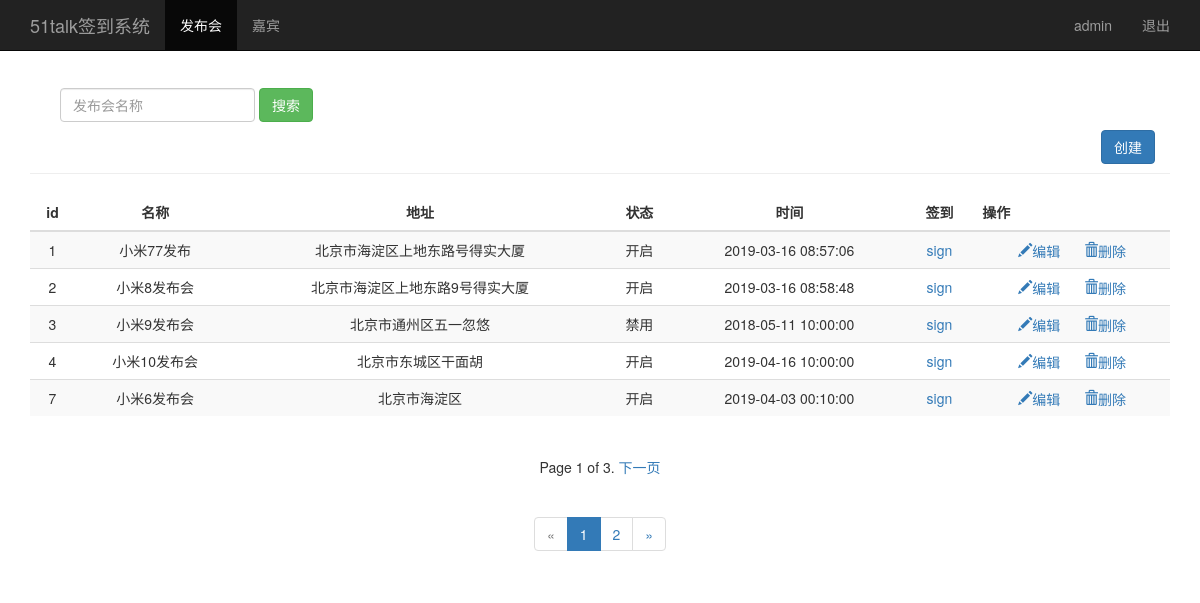
The page /event_manage/ (signed in) on the database its author committed.
### sign/models.py (models this page shows, shortened)
class Event(models.Model):
    name = models.CharField("发布会名称",max_length=100)
    limit = models.IntegerField("发布会人数")
    status = models.BooleanField("发布会状态")
    address = models.CharField("发布会地址",max_length=200)
    start_time = models.DateTimeField("发布会时间")
    create_time = models.DateTimeField(auto_now=True)
    class Meta:
        ordering = ['-id']

### sign/views.py (the view)
# urls.py: path('event_manage/',views.event_manage),
@login_required
def event_manage(request):
    username = request.session.get('user','')
    events = Event.objects.order_by('id') #按照id升序
    paginator = Paginator(events,5)
    paginator_count = paginator.count
    paginator_num_pages = paginator.num_pages
    l1 = []
    for n1 in range (1,paginator_num_pages+1):
        l1.append(n1)
    page = request.GET.get('page')
    try:
        contacts = paginator.page(page)
        print ("contacts---------->1",contacts)
    except PageNotAnInteger:
        contacts = paginator.page(1)
        print ("contacts---------->2",contacts)
    except EmptyPage:
        contacts = paginator.page(paginator.num_pages)
        print ("contacts---------->3",contacts)
    print("contacts---------->4", contacts)
    return render(request,"event_manage.html",{"user":username,"events":contacts,
                                               "type":"list","search_result":"result_data",
                                               "nums":l1,"page":page})

### sign/templates/event_manage.html (shortened to what this page needs)
<!DOCTYPE html>
<html lang="zh-CN">
  <head>
      {% load bootstrap3 %}
      {% bootstrap_css %}
  </head>
<body>
      <nav class="navbar navbar-fixed-top navbar-inverse">
          <div class="container">
              <div class="navbar-header">
                  <a class="navbar-brand" href="/event_manage/">51talk签到系统</a>
              </div>
              <div id="navbar" class="collapse navbar-collapse">
                  <ul class="nav navbar-nav">
                      <li class="active">
                        <a href="/event_manage/">发布会</a>
                      </li>
                      <li>
                        <a href="/guest_manage/">嘉宾</a>
                      </li>
                  </ul>
                  <ul class="nav navbar-nav navbar-right">
                      <li>
                        <a href="#">{{ user }}</a>
                      </li>
                      <li>
                        <a href="/logout/">退出</a>
                      </li>
                  </ul>
              </div>
          </div>
      </nav>
      {% if type == "list" %}
      <div class="container theme-showcase" role="main">
          <div class="page-header" style="margin-top: 80px;">
               <div id="navbar1" class="navbar-collapse collapse">
                  <form class="navbar-form" method="get" action="/search_name/">
                      <div class="form-group">
                          <input name="name" type="tel" placeholder="发布会名称" class="form-control">
                      </div>
                      <button type="submit" class="btn btn-success">搜索</button>
                  </form>
                  <button class="btn btn-primary" name="submit" style="float:right;"
                          onclick="location.href='/event_manage/add_event/'">创建
                  </button>
               </div>
          </div>
          <div class="row">
              <div class="col-md-6" style="width:1170px;">
                  <table class="table table-striped" style="text-align:center">
                      <thead>
                          <tr>
                              <th style="text-align:center;vertical-align: middle">id</th>
                              <th style="text-align:center;vertical-align: middle">名称</th>
                              <th style="text-align:center;vertical-align: middle">地址</th>
                              <th style="text-align:center;vertical-align: middle">状态</th>
                              <th style="text-align:center;vertical-align: middle">时间</th>
                              <th style="text-align:center;vertical-align: middle">签到</th>
                              <th style="align:le">操作</th>
                          </tr>
                      </thead>
                      <tbody>
                          {% for event in events %}
                          <tr>
                              <td>{{ event.id}}</td>
                              <td>{{ event.name}}</td>
                              <td>{{ event.address}}</td>
                              <td>{% if event.status == True %}
                                  <span>开启</span>
                                  {% elif event.status == False %}
                                  <span>禁用</span>
                                  {% endif %}
                              </td>
                              <td>{{ event.start_time | date:"Y-m-d H:i:s" }}</td>
                              <td><a href="/sign_index/{{ event.id }}/" target="{{ event.id }}_blank">sign</a></td>
                              <td>
                                  <a href="/event_manage/edit_event/{{ event.id }}/">
                                      <i class="glyphicon glyphicon-pencil">编辑</i>
                                  </a>
                                  <a href="#" style="margin-left:20px;">
                                      <i class="glyphicon glyphicon-trash">删除</i>
                                  </a>
                              </td>
                          </tr>
                          {% endfor %}
                      </tbody>
                  </table>
              </div>
          </div>
     </div>
     {% endif %}
      <div class="container-fluid">
          <div class="col-sm-9 col-sm-offset-3 col-md-10 col-md-offset-2 main">
          </div>
      </div>
      <div style="text-align: center;">
          <div class="pagination">
              <span class="step-links">
                  {% if events %}
                      <span class="current">
                          Page {{ events.number }} of {{ events.paginator.num_pages }}.
                      </span>
                  {% endif %}
                  {% if events.has_next %}
                      {% if name %}
                          <a href="?name={{ name }}&page={{ events.next_page_number}}">下一页</a>
                      {% else %}
                          <a href="?page={{ events.next_page_number }}">下一页</a>
                      {% endif %}
                  {% endif %}
              </span>
          </div>
      </div>
      {% if search_result == "result_data" %}
      <div class="container" style="text-align: center;">
          <div class="pagination">
              {% if events %}
                  {% if events.has_previous %}
                      <li class="active"><a href="?name={{ name }}&page={{ events.number}}">{{ events.number}}</a></li>
                  {% else %}
                      {% if name %}
                          <li class="disabled"><a href="#">&laquo;</a></li>
                          <li class="active"><a href="?name={{ name }}&page={{ events.number}}">{{ events.number}}</a></li>
                      {% else %}
                          <li class="disabled"><a href="#">&laquo;</a></li>
                          <li class="active"><a href="?page={{ events.number}}">{{ events.number}}</a></li>
                      {% endif %}
                  {% endif %}
              {% endif %}
              {% if events.has_next %}
                  {% if name %}
                      <li><a href="?name={{ name }}&page={{ events.next_page_number}}">{{ events.next_page_number}}</a></li>
                      <li><a href="?name={{ name }}&page={{ events.next_page_number}}">&raquo;</a></li>
                  {% else %}
                      <li><a href="?page={{ events.next_page_number}}">{{ events.next_page_number}}</a></li>
                      <li><a href="?page={{ events.next_page_number}}">&raquo;</a></li>
                  {% endif %}
              {% else %}
                  <li class="disabled"><a href="#">&raquo;</a></li>
              {% endif %}
      </div>
      {% endif %}
</body>
</html>

### rows shown on the page
Event: id "1", name "小米77发布", address "北京市海淀区上地东路号得实大厦", status "开启", start_time "2019-03-16 08:57:06"
Event: id "2", name "小米8发布会", address "北京市海淀区上地东路9号得实大厦", status "开启", start_time "2019-03-16 08:58:48"
Event: id "3", name "小米9发布会", address "北京市通州区五一忽悠", status "禁用", start_time "2018-05-11 10:00:00"
Event: id "4", name "小米10发布会", address "北京市东城区干面胡", status "开启", start_time "2019-04-16 10:00:00"
Event: id "7", name "小米6发布会", address "北京市海淀区", status "开启", start_time "2019-04-03 00:10:00"

### other values the page prints
{{ user }} "admin"
{{ events.number }} "1"
{{ events.paginator.num_pages }} "3"
{{ events.next_page_number }} "2"
